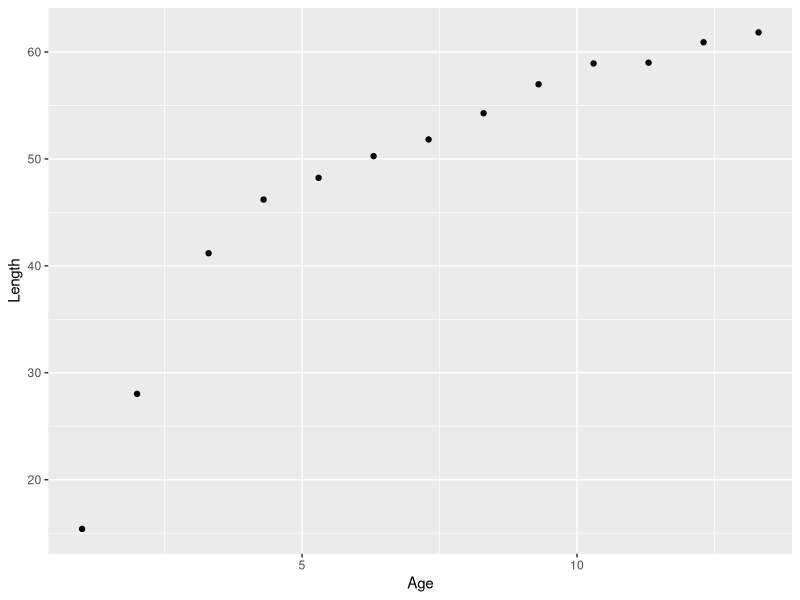

Here is the R script that generated this plot: (Note: this script raises an error after producing the figure.)
## ---- chunk 1
library(knitr)
library(ggplot2)

Age = c(1,2,3.3,4.3,5.3,6.3,7.3,8.3,9.3,10.3,11.3,12.3,13.3)
Length = c(15.4,28.03,41.18,46.2,48.23,50.26,51.82,54.27,56.98,58.93,59,60.91,61.83)

data = cbind(Age, Length)

kable(data, col.names = c("Age (year)", "Female mean length (cm)"))
## ---- chunk 2
dataset = data.frame(Age, Length) # combine the data
colnames(dataset) <- c("Age", "Length") # rename the columns for plotting
ggplot(dataset, aes(x = Age, y = Length)) +
    geom_point()
## ---- chunk 3
VBGF <-function(x, Linf, K){
    y = Linf * (1 - exp(- K * (x - 0)))
    return(y)
}

lognormal_like = function(Linf, K){
    
    like = numeric(length(Length))
    NLL = numeric(length(Length))
    ypred = VBGF(Age, Linf, K)
    Dev2 =(log(Length) - log(ypred)) ^ 2
    sigma = 0.032
    
    for (i in 1:length(Length)){
        like[i] = (1 / (Age[i] * sqrt(2 * pi) * sigma)) * exp(-Dev2[i] / (2 * sigma ^ 2))
        NLL[i] = log(like[i])
    }
    
    tot_like = exp(sum(NLL))
    
     Outs <- NULL
     Outs$ypred <- ypred
     Outs$tot_like <- tot_like
     Outs$NLL <- sum(NLL)
     Outs$Linf <- Linf
     Outs$K <- K 
    
    return(Outs)   ##@@@@@@@@@@ return(list(ypred = ypred, tot_like = tot_like, NLL = sum(NLL)))

}
## ---- chunk 4
DoMCMC<-function(Xinit, Ndim, Nsim = 1000, Nburn = 0, Nthin = 1){  
    Linf_jump_max = 40
    Linf_jump_min = -40
    
    K_jump_max = 0.05
    K_jump_min = -0.05
    
    Xcurr <- Xinit
    Fcurr <- -1 * lognormal_like(Linf = Xcurr[1], K = Xcurr[2])$NLL
    Outs2 <- matrix(-9999, nrow = (Nsim - Nburn), ncol = (Ndim + 1))
    Ipnt <- 0; Icnt <- 0
    for(Isim in 1:Nsim)
      { 
        # jump function
        Xnext = NULL
        Xnext[1] = Xcurr[1] + runif(1, 0, 1) * (Linf_jump_max - Linf_jump_min) + Linf_jump_min 
        Xnext[2] = Xcurr[2] + runif(1, 0, 1) * (K_jump_max - K_jump_min) + K_jump_min
        
        # evaluate the ratio
        Fnext <- -1 * lognormal_like(Linf = Xnext[1], K = Xnext[2])$NLL
        Rand1 <- log(runif(1,0,1))
        
        if(Fnext > Fcurr+Rand1)
          {Fcurr <- Fnext; Xcurr <- Xnext 
        } 
        if (Isim %% Nthin == 0)
          {Ipnt <- Ipnt + 1
            if (Ipnt > Nburn){
                Icnt <- Icnt + 1
                Outs2[Icnt, ] <- c(Xcurr, Fcurr)
            }
        }
    }
    return(Outs2[1:Icnt,])
}


## ---- chunk 5

 Posterior_result <- DoMCMC(Xinit=c(0.1,100),Ndim=3,Nsim=5000,Nburn=10,Nthin=1)
 
 par(mfrow=c(2,3),mar=c(5,5,5,2))
 
 plot(Posterior_result[,1],main="",xlab="r",type="o")
 plot(Posterior_result[,2],main="",xlab="N1973",type="o")
 plot(Posterior_result[,3],main="",xlab="N2005",type="o")
 hist(Posterior_result[,1],main="",xlab="r",col="gray")
 hist(Posterior_result[,2],main="",xlab="N1973",col="gray")
 hist(Posterior_result[,3],main="",xlab="N2005",col="gray")
 
 print(paste("Median of r = ",median(Posterior_result[,1]),sep=""))
 print(paste("Median of N1973 = ",median(Posterior_result[,2]),sep=""))
 print(paste("Median of N2005 = ",median(Posterior_result[,3]),sep=""))
 




## ---- chunk 6
par(mfrow=c(2,1),mar=c(4,4,2,2))

# calculate the marginal probability
marginal_Linf = with(RESULTs, tapply(pThetaGivenData, Linf, sum))
plot(Linf_grid, marginal_Linf, type = "h", lwd = 3, xlab = expression(L[infinity]), ylab = bquote(paste("p(", theta, "|D)"))) 

# calculate the marginal probability
marginal_K = with(RESULTs, tapply(pThetaGivenData, K, sum))
plot(K_grid, marginal_K, type = "h", lwd = 3, xlab = "K", ylab = bquote(paste("p(", theta, "|D)")))
